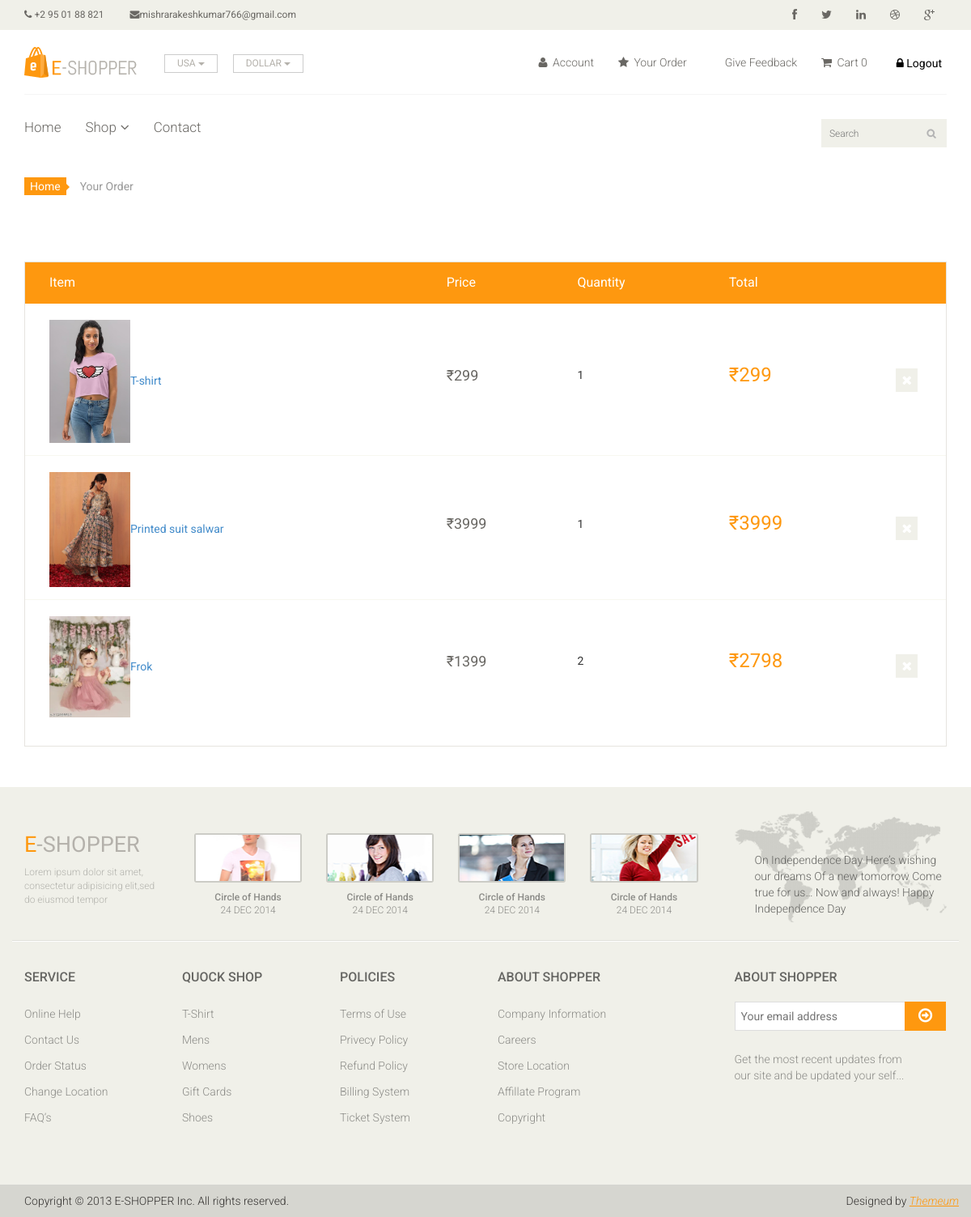
Page /order/ (signed in) on the committed database.
### app/models.py (models this page shows, shortened)
class Order(models.Model):
    image = models.ImageField(upload_to='ecommerce/order/image')
    product = models.CharField(max_length=1000 , default='')
    user = models.ForeignKey(User , on_delete=models.CASCADE)
    price = models.IntegerField()
    quantity = models.CharField(max_length=5)
    total = models.CharField(max_length=10000000 , default='')
    address = models.TextField()
    phone = models.CharField(max_length=10)
    pincode = models.CharField(max_length=10)
    date = models.DateField(default=datetime.datetime.today)

### E_shop/views.py (the view)
# urls.py: path('order/' , views.Your_Order , name="order"),
def Your_Order(request):
    uid = request.session.get('_auth_user_id')
    user = User.objects.get(pk = uid)
    order = Order.objects.filter(user = user)
    context = {
        'order' : order,
    }
    return render(request , 'order.html' , context)

### templates/order.html
{% extends 'master.html' %}
{% block body %}
<section id="cart_items">
    <div class="container">
        <div class="breadcrumbs">
            <ol class="breadcrumb">
              <li><a href='/'>Home</a></li>
              <li class="active">Your Order</li>
            </ol>
        </div>
        <div class="table-responsive cart_info">
            <table class="table table-condensed">
                <thead>
                    <tr class="cart_menu">
                        <td class="image">Item</td>
                        <td class="description"></td>
                        <td class="price">Price</td>
                        <td class="quantity">Quantity</td>
                        <td class="total">Total</td>
                        <td></td>
                    </tr>
                </thead>
                <tbody>
                    {% for i in order %}
                    <tr>
                        <td class="cart_product">
                            <a href=""><img src="{{i.image}}" alt="{{i.name}}" style="max-width: 100px; max-height: 100px></a>
                        </td>
                        <td class= 'cart_description'>
                            <h4><a href="">{{i.product}}</a></h4>
                            <td>
                            </td>
                        </td>
                        <td class="cart_price">
                            <p>₹{{i.price}}</p>
                        </td>
                        <td class="cart_quantity">
                            <div class="cart_quantity_button">
                                <p>{{i.quantity}}</p>
                            </div>
                        </td>
                        <td class="cart_total">
                            <p class="cart_total_price">₹{{i.total}}</p>
                        </td>
                        <td class="cart_delete">
                            <a class="cart_quantity_delete" href=""><i class="fa fa-times"></i></a>
                        </td>
                    </tr>
                    {% endfor %}
                </tbody>
            </table>
        </div>
    </div>
</section>
{% endblock %}

### static/css/main.css (style rules this page uses)
body { font-family: 'Roboto', sans-serif; background:; position: relative; font-weight:400px; }
a { -webkit-transition: 300ms; -moz-transition: 300ms; -o-transition: 300ms; transition: 300ms; }
.breadcrumbs { position: relative; }
.breadcrumbs .breadcrumb { background:transparent; margin-bottom: 75px; padding-left: 0; }
.breadcrumbs .breadcrumb li a { background:#FE980F; color: #FFFFFF; padding: 3px 7px; }
.breadcrumbs .breadcrumb li a:after { content:""; height:auto; width: auto; border-width: 8px; border-style: solid; border-color:transparent transparent transparent #FE980F; position: absolute; top: 11px; left:48px; }
.breadcrumbs .breadcrumb > li + li:before { content: " "; }
#cart_items .cart_info { border: 1px solid #E6E4DF; margin-bottom: 50px }
#cart_items .cart_info .cart_menu { background: #FE980F; color: #fff; font-size: 16px; font-family: 'Roboto', sans-serif; font-weight: normal; }
#cart_items .cart_info .table.table-condensed thead tr { height: 51px; }
#cart_items .cart_info .table.table-condensed tr { border-bottom: 1px solid#F7F7F0 }
#cart_items .cart_info .table.table-condensed tr:last-child { border-bottom: 0 }
.cart_info table tr td { border-top: 0 none; vertical-align: inherit; }
#cart_items .cart_info .image { padding-left: 30px; }
#cart_items .cart_info .cart_price p { color:#696763; font-size: 18px }
#cart_items .cart_info .cart_total_price { color: #FE980F; font-size: 24px; }
.cart_product { display: block; margin: 15px -70px 10px 25px; }
.cart_delete { display: block; margin-right: -12px; overflow: hidden; }
.cart_delete a { background:#F0F0E9; color: #FFFFFF; padding: 5px 7px; font-size: 16px }

### rows in the picture
Order: image (picture), product "T-shirt", price "299", quantity "1", total "299"
Order: image (picture), product "Printed suit salwar", price "3999", quantity "1", total "3999"
Order: image (picture), product "Frok", price "1399", quantity "2", total "2798"
